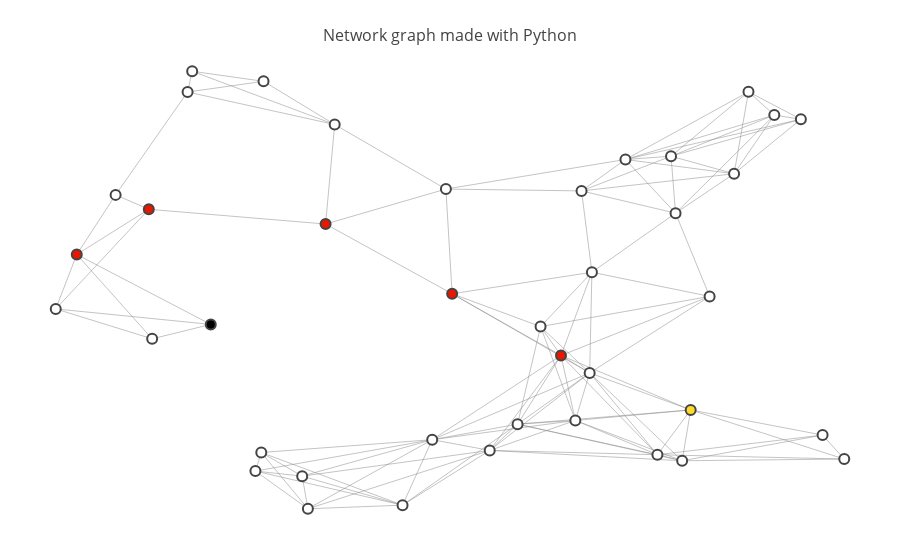

Notebook code cell kept with this figure:
### Markdown cell above
### Route Planner

A `RoutePlanner` class has been implemented using the A* algorithm to compute the shortest path from a given start node to an target noad.

### Code cell
from route_finder import RoutePlanner

map_plot_search = MapPlot(map_40)
map_plot_search.show_map()

route_planner = RoutePlanner()
route_planner.import_map(map_40) # Import map

start_node = 8
target_node = 24
shortest_path = route_planner.compute_shortest_path(start_node, target_node, map_plot_search)

### Figure 1 — Plotly figure (JSON) as saved in the notebook; plotly's stock layout.template omitted (floating-point values rounded to 4 significant figures; data arrays with more than 128 entries replaced by an {"elided": "..."} marker saying what was removed)
{"data": [{"hoverinfo": "none", "line": {"color": "#888", "width": 0.5}, "mode": "lines", "type": "scatter", "x": {"elided": "369 float values"}, "y": {"elided": "369 float values"}}, {"hoverinfo": "text", "marker": {"color": [0, 0, 0, 0, 0, 0, 0, 0, 3, 0, 1, 0, 2, 0, 2, 0, 2, 2, 0, 0, 0, 0, 0, 0, 0, 0, 0, 0, 0, 0, 0, 0, 0, 0, 0, 0, 0, 2, 0, 0], "colorbar": {"thickness": 15, "title": "Node Connections", "titleside": "right", "xanchor": "left"}, "colorscale": "Hot", "line": {"width": 2}, "reversescale": true, "showscale": false, "size": 10}, "mode": "markers", "text": ["Intersection 0", "Intersection 1", "Intersection 2", "Intersection 3", "Intersection 4", "Intersection 5", "Intersection 6", "Intersection 7", "Intersection 8", "Intersection 9", "Intersection 10", "Intersection 11", "Intersection 12", "Intersection 13", "Intersection 14", "Intersection 15", "Intersection 16", "Intersection 17", "Intersection 18", "Intersection 19", "Intersection 20", "Intersection 21", "Intersection 22", "Intersection 23", "Intersection 24", "Intersection 25", "Intersection 26", "Intersection 27", "Intersection 28", "Intersection 29", "Intersection 30", "Intersection 31", "Intersection 32", "Intersection 33", "Intersection 34", "Intersection 35", "Intersection 36", "Intersection 37", "Intersection 38", "Intersection 39"], "type": "scatter", "x": [0.7802, 0.525, 0.8085, 0.2599, 0.7354, 0.09089, 0.314, 0.6825, 0.2013, 0.8552, 0.7582, 0.2531, 0.4814, 0.9112, 0.04581, 0.4583, 0.1294, 0.6077, 0.7196, 0.886, 0.4238, 0.8252, 0.4742, 0.2625, 0.9364, 0.6243, 0.5573, 0.7483, 0.6436, 0.3451, 0.02142, 0.641, 0.1744, 0.1333, 0.584, 0.3074, 0.7406, 0.3345, 0.1797, 0.6315], "y": [0.4947, 0.1495, 0.7696, 0.1449, 0.809, 0.7223, 0.01876, 0.8016, 0.432, 0.9011, 0.2403, 0.1032, 0.5006, 0.1839, 0.5887, 0.1736, 0.69, 0.3623, 0.1399, 0.8919, 0.02677, 0.9533, 0.7353, 0.9768, 0.1302, 0.2167, 0.2084, 0.1263, 0.5489, 0.88, 0.4666, 0.3233, 0.9529, 0.3997, 0.427, 0.09187, 0.6813, 0.6569, 0.9994, 0.7312]}], "layout": {"hovermode": "closest", "margin": {"b": 20, "l": 5, "r": 5, "t": 40}, "showlegend": false, "title": "<br>Network graph made with Python", "titlefont": {"size": 16}, "xaxis": {"showgrid": false, "showticklabels": false, "zeroline": false}, "yaxis": {"showgrid": false, "showticklabels": false, "zeroline": false}}}
